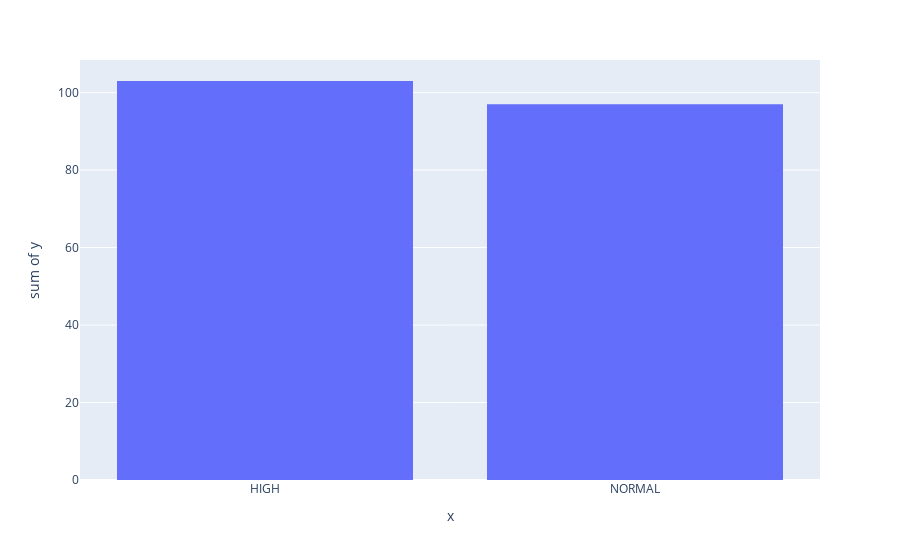

Here is the notebook cell this chart was saved with:
### Code cell
# visualize the number of Cholesterol
fig=px.histogram(x=['HIGH','NORMAL'],y=[103,97])
fig.show()

### Figure 1 — Plotly figure (JSON) as saved in the notebook; plotly's stock layout.template omitted (floating-point values rounded to 4 significant figures)
{"data": [{"alignmentgroup": "True", "bingroup": "x", "histfunc": "sum", "hovertemplate": "x=%{x}<br>sum of y=%{y}<extra></extra>", "legendgroup": "", "marker": {"color": "#636efa", "pattern": {"shape": ""}}, "name": "", "offsetgroup": "", "orientation": "v", "showlegend": false, "type": "histogram", "x": ["HIGH", "NORMAL"], "xaxis": "x", "y": [103, 97], "yaxis": "y"}], "layout": {"barmode": "relative", "legend": {"tracegroupgap": 0}, "margin": {"t": 60}, "xaxis": {"anchor": "y", "domain": [0, 1], "title": {"text": "x"}}, "yaxis": {"anchor": "x", "domain": [0, 1], "title": {"text": "sum of y"}}}}
